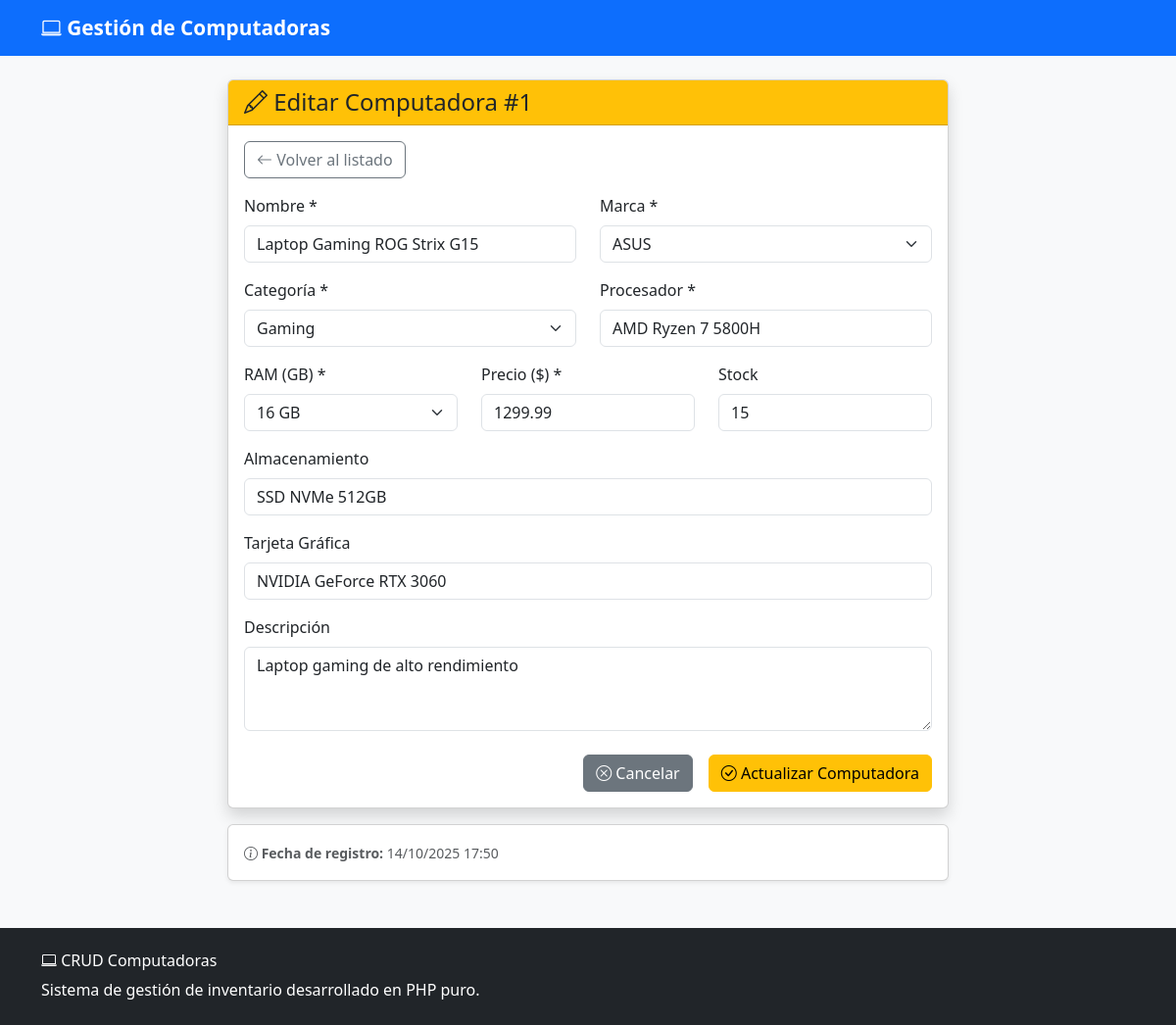
/views/editar.php?id=1, run on the app's committed database.
### tables this page shows
CREATE TABLE computadoras (
    id INT AUTO_INCREMENT PRIMARY KEY,
    nombre VARCHAR(255) NOT NULL,
    marca VARCHAR(100) NOT NULL,
    categoria VARCHAR(100) NOT NULL,
    procesador VARCHAR(255) NOT NULL,
    ram_gb INT NOT NULL,
    almacenamiento VARCHAR(255),
    tarjeta_grafica VARCHAR(255),
    precio DECIMAL(10,2) NOT NULL,
    stock INT DEFAULT 0,
    descripcion TEXT,
    fecha_agregado TIMESTAMP DEFAULT CURRENT_TIMESTAMP
);

### views/editar.php (the view, shortened to what this page needs)
<?php
require_once '../config/config.php';
$computadora = null;
$id = (int)$_GET['id'];
try {
    $stmt = $pdo->prepare("SELECT * FROM computadoras WHERE id = ?");
    $stmt->execute([$id]);
    $computadora = $stmt->fetch();
} catch(PDOException $e) {
    $error = "Error al obtener datos: " . $e->getMessage();
}
require_once '../includes/header.php';
?>
    <div class="container mt-4">
        <div class="row justify-content-center">
            <div class="col-lg-8">
                <div class="card shadow">
                    <div class="card-header bg-warning text-dark">
                        <h4 class="mb-0">
                            <i class="bi bi-pencil"></i> Editar Computadora #<?php echo $computadora['id']; ?>
                        </h4>
                    </div>
                    <div class="card-body">
                        <div class="mb-3">
                            <a href="listado.php" class="btn btn-outline-secondary">
                                <i class="bi bi-arrow-left"></i> Volver al listado
                            </a>
                        </div>
                        <form method="POST" class="needs-validation" novalidate>
                            <div class="row">
                                <div class="col-md-6 mb-3">
                                    <label for="nombre" class="form-label">Nombre *</label>
                                    <input type="text" class="form-control" id="nombre" name="nombre"
                                           value="<?php echo htmlspecialchars($_POST['nombre'] ?? $computadora['nombre']); ?>"
                                           required>
                                </div>
                                <div class="col-md-6 mb-3">
                                    <label for="marca" class="form-label">Marca *</label>
                                    <select class="form-select" id="marca" name="marca" required>
                                        <?php
                                        $marcas = ['ASUS', 'Dell', 'Apple', 'Lenovo', 'HP', 'Acer', 'MSI'];
                                        $marca_actual = $_POST['marca'] ?? $computadora['marca'];
                                        foreach ($marcas as $marca): ?>
                                            <option value="<?php echo $marca; ?>" <?php echo ($marca_actual == $marca) ? 'selected' : ''; ?>>
                                                <?php echo $marca; ?>
                                            </option>
                                        <?php endforeach; ?>
                                    </select>
                                </div>
                            </div>
                            <div class="row">
                                <div class="col-md-6 mb-3">
                                    <label for="categoria" class="form-label">Categoría *</label>
                                    <select class="form-select" id="categoria" name="categoria" required>
                                        <?php
                                        $categorias = ['Gaming', 'Desktop', 'Laptop', 'Workstation', 'Ultrabook'];
                                        $categoria_actual = $_POST['categoria'] ?? $computadora['categoria'];
                                        foreach ($categorias as $categoria): ?>
                                            <option value="<?php echo $categoria; ?>" <?php echo ($categoria_actual == $categoria) ? 'selected' : ''; ?>>
                                                <?php echo $categoria; ?>
                                            </option>
                                        <?php endforeach; ?>
                                    </select>
                                </div>
                                <div class="col-md-6 mb-3">
                                    <label for="procesador" class="form-label">Procesador *</label>
                                    <input type="text" class="form-control" id="procesador" name="procesador"
                                           value="<?php echo htmlspecialchars($_POST['procesador'] ?? $computadora['procesador']); ?>"
                                           placeholder="Ej: Intel Core i7-12700H" required>
                                </div>
                            </div>
                            <div class="row">
                                <div class="col-md-4 mb-3">
                                    <label for="ram_gb" class="form-label">RAM (GB) *</label>
                                    <select class="form-select" id="ram_gb" name="ram_gb" required>
                                        <?php
                                        $ram_opciones = [4, 8, 16, 32, 64];
                                        $ram_actual = $_POST['ram_gb'] ?? $computadora['ram_gb'];
                                        foreach ($ram_opciones as $ram): ?>
                                            <option value="<?php echo $ram; ?>" <?php echo ($ram_actual == $ram) ? 'selected' : ''; ?>>
                                                <?php echo $ram; ?> GB
                                            </option>
                                        <?php endforeach; ?>
                                    </select>
                                </div>
                                <div class="col-md-4 mb-3">
                                    <label for="precio" class="form-label">Precio ($) *</label>
                                    <input type="number" step="0.01" min="0" class="form-control" id="precio" name="precio"
                                           value="<?php echo $_POST['precio'] ?? $computadora['precio']; ?>"
                                           placeholder="0.00" required>
                                </div>
                                <div class="col-md-4 mb-3">
                                    <label for="stock" class="form-label">Stock</label>
                                    <input type="number" min="0" class="form-control" id="stock" name="stock"
                                           value="<?php echo $_POST['stock'] ?? $computadora['stock']; ?>">
                                </div>
                            </div>
                            <div class="mb-3">
                                <label for="almacenamiento" class="form-label">Almacenamiento</label>
                                <input type="text" class="form-control" id="almacenamiento" name="almacenamiento"
                                       value="<?php echo htmlspecialchars($_POST['almacenamiento'] ?? $computadora['almacenamiento']); ?>"
                                       placeholder="Ej: SSD NVMe 512GB">
                            </div>
                            <div class="mb-3">
                                <label for="tarjeta_grafica" class="form-label">Tarjeta Gráfica</label>
                                <input type="text" class="form-control" id="tarjeta_grafica" name="tarjeta_grafica"
                                       value="<?php echo htmlspecialchars($_POST['tarjeta_grafica'] ?? $computadora['tarjeta_grafica']); ?>"
                                       placeholder="Ej: NVIDIA GeForce RTX 4060">
                            </div>
                            <div class="mb-4">
                                <label for="descripcion" class="form-label">Descripción</label>
                                <textarea class="form-control" id="descripcion" name="descripcion" rows="3"
                                          placeholder="Descripción opcional de la computadora"><?php echo htmlspecialchars($_POST['descripcion'] ?? $computadora['descripcion']); ?></textarea>
                            </div>
                            <div class="d-grid gap-2 d-md-flex justify-content-md-end">
                                <a href="listado.php" class="btn btn-secondary me-md-2">
                                    <i class="bi bi-x-circle"></i> Cancelar
                                </a>
                                <button type="submit" class="btn btn-warning">
                                    <i class="bi bi-check-circle"></i> Actualizar Computadora
                                </button>
                            </div>
                        </form>
                    </div>
                </div>
                <div class="card mt-3 shadow-sm">
                    <div class="card-body">
                        <small class="text-muted">
                            <i class="bi bi-info-circle"></i>
                            <strong>Fecha de registro:</strong> <?php echo date('d/m/Y H:i', strtotime($computadora['fecha_agregado'])); ?>
                        </small>
                    </div>
                </div>
            </div>
        </div>
    </div>
<?php
require_once '../includes/footer.php';
?>

### assets/style.css (style rules this page uses)
.card { transition: transform 0.2s ease-in-out, box-shadow 0.2s ease-in-out; }
.btn { transition: all 0.2s ease-in-out; }

### data on the page
computadoras: id "1", nombre "Laptop Gaming ROG Strix G15", marca "ASUS", categoria "Gaming", procesador "AMD Ryzen 7 5800H", ram_gb "16 GB", precio "1299.99", stock "15", almacenamiento "SSD NVMe 512GB", tarjeta_grafica "NVIDIA GeForce RTX 3060", descripcion "Laptop gaming de alto rendimiento", fecha_agregado "14/10/2025 17:50"
